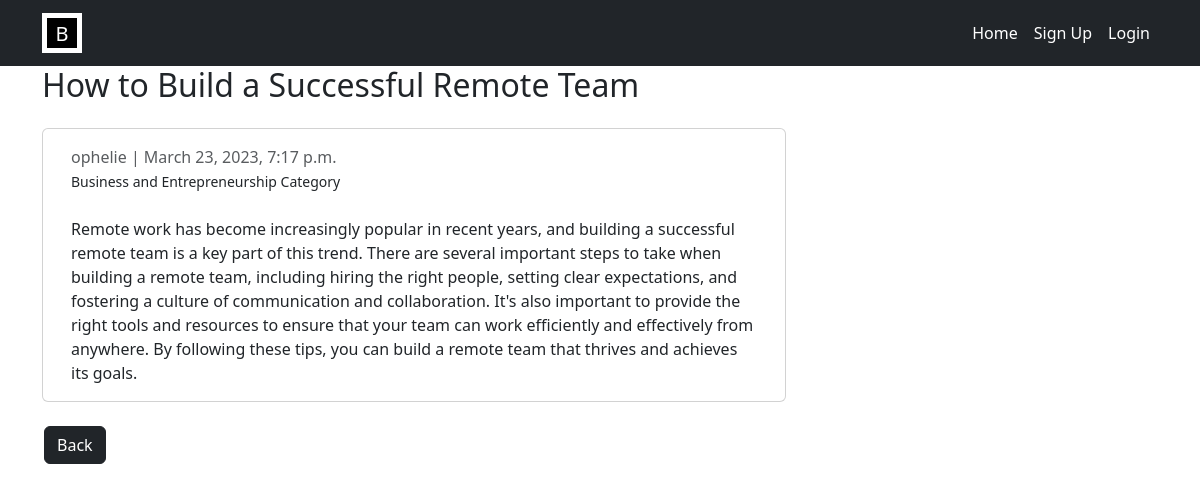
Screenshot of /post/build-successful-remote-team/ with the database file from the repository.
### myblog/models.py (models this page shows, shortened)
class Post(models.Model):
    title = models.CharField(max_length=200, unique=True)
    author = models.ForeignKey(User, on_delete= models.CASCADE,related_name='posts')
    updated_on = models.DateTimeField(auto_now= True)
    content = models.TextField()
    created_on = models.DateTimeField(auto_now_add=True)
    slug = models.CharField(max_length=200, unique=True, null=False)
    category = models.ForeignKey(Category, on_delete=models.PROTECT, null=True)
    class Meta:
        ordering = ['-created_on']

class Category(models.Model):
    name = models.CharField(max_length=100, default='uncategorized')
    def __str__(self):
        return self.name

### myblog/views.py (the view)
# urls.py: path('post/<slug:slug>/', views.PostDetail.as_view(), name='post_detail'),
class PostDetail(generic.DetailView):
    model = Post
    template_name = 'post_detail.html'

### myblog/templates/post_detail.html (shortened to what this page needs)
{% extends 'base.html' %}
{% load widget_tweaks %}
{% block content %}
<h2>{{ object.title }}</h2>
  <div class="container">
    <div class="row">
      <div class="col-md-8 card mb-4  mt-3 left top">
        <div class="card-body">
          <p class=" text-muted mb-0">{{ post.author }} | {{ post.created_on }}</p>
          <small>{{ post.category }} Category</small>
          <p class="card-text mt-4">{{ post.content | safe }}</p>
        </div>
      </div>
    </div>
    <a href="{% url 'home' %}" class="btn btn-dark" style="margin-left: -10px;">Back</a>
  </div>
{% endblock %}

### rows the page displays
Post: title "How to Build a Successful Remote Team", author "ophelie", created_on "March 23, 2023, 7:17 p.m.", category "Business and Entrepreneurship", content "Remote work has become increasingly popular in recent years, and building a successful remote team is a key part of this trend. There are several important steps to take when building a remote team, including hiring the right people, setting clear expectations, and fostering a culture of communication and collaboration. It's also important to provide the right tools and resources to ensure that your team can work efficiently and effectively from anywhere. By following these tips, you can build a remote team that thrives and achieves its goals."
